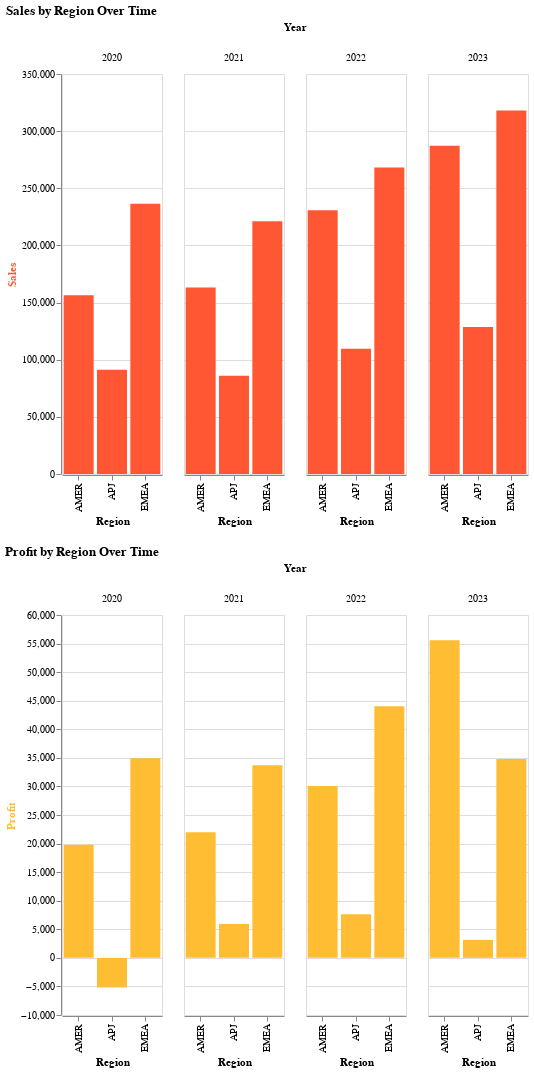

The notebook cell this image was saved under:
### Markdown cell above
#### **Analisis Sales vs Profit by Year and Region**

### Code cell
# Aggregate sales and profit by year and region
sales_profit_by_year_region = df.groupby(['Year', 'Region'])[['Sales', 'Profit']].sum().reset_index()

# Create the Altair chart for sales
sales_chart = alt.Chart(sales_profit_by_year_region).mark_bar().encode(
    x=alt.X('Region:N', title='Region'),
    y=alt.Y('Sales:Q', title='Sales', axis=alt.Axis(titleColor='#FF5733')),
    color=alt.value('#FF5733'),  # Color for sales
    column=alt.Column('Year:O', title='Year'),
    tooltip=[alt.Tooltip('Sales:Q', title='Sales', format='.2f')]
).properties(
    title='Sales by Region Over Time',
    width=100,  # Adjust width of each column if needed
    height=400
)

# Create the Altair chart for profit
profit_chart = alt.Chart(sales_profit_by_year_region).mark_bar().encode(
    x=alt.X('Region:N', title='Region'),
    y=alt.Y('Profit:Q', title='Profit', axis=alt.Axis(titleColor='#FFBD33')),
    color=alt.value('#FFBD33'),  # Color for profit
    column=alt.Column('Year:O', title='Year'),
    tooltip=[alt.Tooltip('Profit:Q', title='Profit', format='.2f')]
).properties(
    title='Profit by Region Over Time',
    width=100,  
    height=400
)

# Layer the charts with dual axes
chart = (sales_chart & profit_chart).resolve_scale(
    y='independent'  # Use independent y-axes
)

chart

### Figure 1 — Vega specification as saved in the notebook (floating-point values rounded to 4 significant figures)
{"$schema": "https://vega.github.io/schema/vega/v5.json", "data": [{"name": "source_0"}, {"name": "data_0", "values": [{"Year": 2020, "Region": "AMER", "Sales": 156500.0, "Profit": 19800.0, "Sales_start": 0.0, "Sales_end": 156500.0}, {"Year": 2020, "Region": "APJ", "Sales": 91280.0, "Profit": -5180.0, "Sales_start": 0.0, "Sales_end": 91280.0}, {"Year": 2020, "Region": "EMEA", "Sales": 236500.0, "Profit": 34930.0, "Sales_start": 0.0, "Sales_end": 236500.0}, {"Year": 2021, "Region": "AMER", "Sales": 163300.0, "Profit": 21980.0, "Sales_start": 0.0, "Sales_end": 163300.0}, {"Year": 2021, "Region": "APJ", "Sales": 86000.0, "Profit": 5913.0, "Sales_start": 0.0, "Sales_end": 86000.0}, {"Year": 2021, "Region": "EMEA", "Sales": 221300.0, "Profit": 33720.0, "Sales_start": 0.0, "Sales_end": 221300.0}, {"Year": 2022, "Region": "AMER", "Sales": 230800.0, "Profit": 30060.0, "Sales_start": 0.0, "Sales_end": 230800.0}, {"Year": 2022, "Region": "APJ", "Sales": 109500.0, "Profit": 7636.0, "Sales_start": 0.0, "Sales_end": 109500.0}, {"Year": 2022, "Region": "EMEA", "Sales": 268100.0, "Profit": 44030.0, "Sales_start": 0.0, "Sales_end": 268100.0}, {"Year": 2023, "Region": "AMER", "Sales": 287300.0, "Profit": 55580.0, "Sales_start": 0.0, "Sales_end": 287300.0}, {"Year": 2023, "Region": "APJ", "Sales": 128700.0, "Profit": 3144.0, "Sales_start": 0.0, "Sales_end": 128700.0}, {"Year": 2023, "Region": "EMEA", "Sales": 318000.0, "Profit": 34780.0, "Sales_start": 0.0, "Sales_end": 318000.0}]}, {"name": "concat_0_column_domain", "values": [{"Year": 2020, "count": 3}, {"Year": 2021, "count": 3}, {"Year": 2022, "count": 3}, {"Year": 2023, "count": 3}]}, {"name": "data_2", "values": [{"Year": 2020, "Region": "AMER", "Sales": 156500.0, "Profit": 19800.0, "Profit_start": 0.0, "Profit_end": 19800.0}, {"Year": 2020, "Region": "APJ", "Sales": 91280.0, "Profit": -5180.0, "Profit_start": 0.0, "Profit_end": -5180.0}, {"Year": 2020, "Region": "EMEA", "Sales": 236500.0, "Profit": 34930.0, "Profit_start": 0.0, "Profit_end": 34930.0}, {"Year": 2021, "Region": "AMER", "Sales": 163300.0, "Profit": 21980.0, "Profit_start": 0.0, "Profit_end": 21980.0}, {"Year": 2021, "Region": "APJ", "Sales": 86000.0, "Profit": 5913.0, "Profit_start": 0.0, "Profit_end": 5913.0}, {"Year": 2021, "Region": "EMEA", "Sales": 221300.0, "Profit": 33720.0, "Profit_start": 0.0, "Profit_end": 33720.0}, {"Year": 2022, "Region": "AMER", "Sales": 230800.0, "Profit": 30060.0, "Profit_start": 0.0, "Profit_end": 30060.0}, {"Year": 2022, "Region": "APJ", "Sales": 109500.0, "Profit": 7636.0, "Profit_start": 0.0, "Profit_end": 7636.0}, {"Year": 2022, "Region": "EMEA", "Sales": 268100.0, "Profit": 44030.0, "Profit_start": 0.0, "Profit_end": 44030.0}, {"Year": 2023, "Region": "AMER", "Sales": 287300.0, "Profit": 55580.0, "Profit_start": 0.0, "Profit_end": 55580.0}, {"Year": 2023, "Region": "APJ", "Sales": 128700.0, "Profit": 3144.0, "Profit_start": 0.0, "Profit_end": 3144.0}, {"Year": 2023, "Region": "EMEA", "Sales": 318000.0, "Profit": 34780.0, "Profit_start": 0.0, "Profit_end": 34780.0}]}, {"name": "concat_1_column_domain", "values": [{"Year": 2020, "count": 3}, {"Year": 2021, "count": 3}, {"Year": 2022, "count": 3}, {"Year": 2023, "count": 3}]}, {"name": "data_0_concat_0_x_domain_Region", "values": [{"Region": "AMER"}, {"Region": "APJ"}, {"Region": "EMEA"}]}, {"name": "data_2_concat_1_x_domain_Region", "values": [{"Region": "AMER"}, {"Region": "APJ"}, {"Region": "EMEA"}]}], "signals": [{"name": "concat_0_child_width", "value": 100}, {"name": "concat_0_child_height", "value": 400}, {"name": "concat_1_child_width", "value": 100}, {"name": "concat_1_child_height", "value": 400}], "marks": [{"type": "group", "name": "concat_0_group", "marks": [{"type": "group", "name": "column-title", "title": {"text": "Year", "style": "guide-title", "offset": 10}, "role": "column-title"}, {"type": "group", "name": "concat_0_row_header", "encode": {"update": {"height": {"signal": "concat_0_child_height"}}}, "axes": [{"scale": "concat_0_y", "title": "Sales", "titleColor": "#FF5733", "zindex": 0, "tickCount": {"signal": "ceil(concat_0_child_height/40)"}, "grid": false, "labelOverlap": true, "orient": "left"}], "role": "row-header"}, {"type": "group", "name": "concat_0_column_header", "from": {"data": "concat_0_column_domain"}, "sort": {"field": "datum[\"Year\"]", "order": "ascending"}, "encode": {"update": {"width": {"signal": "concat_0_child_width"}}}, "title": {"text": {"signal": "isValid(parent[\"Year\"]) ? parent[\"Year\"] : \"\"+parent[\"Year\"]"}, "style": "guide-label", "frame": "group", "offset": 10}, "role": "column-header"}, {"type": "group", "name": "concat_0_column_footer", "from": {"data": "concat_0_column_domain"}, "sort": {"field": "datum[\"Year\"]", "order": "ascending"}, "encode": {"update": {"width": {"signal": "concat_0_child_width"}}}, "axes": [{"scale": "concat_0_x", "orient": "bottom", "labelAlign": "right", "labelAngle": 270, "labelBaseline": "middle", "grid": false, "zindex": 0, "title": "Region"}], "role": "column-footer"}, {"type": "group", "name": "concat_0_cell", "from": {"facet": {"data": "data_0", "name": "concat_0_facet", "groupby": ["Year"]}}, "sort": {"field": ["datum[\"Year\"]"], "order": ["ascending"]}, "encode": {"update": {"height": {"signal": "concat_0_child_height"}, "width": {"signal": "concat_0_child_width"}}}, "marks": [{"type": "rect", "name": "concat_0_child_marks", "from": {"data": "concat_0_facet"}, "encode": {"update": {"tooltip": {"signal": "{\"Sales\": format(datum[\"Sales\"], \".2f\")}"}, "description": {"signal": "\"Region: \" + (isValid(datum[\"Region\"]) ? datum[\"Region\"] : \"\"+datum[\"Region\"]) + \"; Sales: \" + (format(datum[\"Sales\"], \"\"))"}, "y": {"field": "Sales_end", "scale": "concat_0_y"}, "ariaRoleDescription": {"value": "bar"}, "fill": {"value": "#FF5733"}, "y2": {"field": "Sales_start", "scale": "concat_0_y"}, "width": {"signal": "max(0.25, bandwidth('concat_0_x'))"}, "x": {"field": "Region", "scale": "concat_0_x"}}}, "style": ["bar"]}], "axes": [{"scale": "concat_0_y", "tickCount": {"signal": "ceil(concat_0_child_height/40)"}, "domain": false, "labels": false, "minExtent": 0, "grid": true, "maxExtent": 0, "gridScale": "concat_0_x", "ticks": false, "aria": false, "zindex": 0, "orient": "left"}], "style": "cell"}], "title": {"text": "Sales by Region Over Time", "anchor": "start"}, "layout": {"padding": 20, "offset": {"columnTitle": 10}, "columns": {"signal": "length(data('concat_0_column_domain'))"}, "bounds": "full", "align": "all"}}, {"type": "group", "name": "concat_1_group", "marks": [{"type": "group", "name": "column-title", "title": {"text": "Year", "offset": 10, "style": "guide-title"}, "role": "column-title"}, {"type": "group", "name": "concat_1_row_header", "encode": {"update": {"height": {"signal": "concat_1_child_height"}}}, "axes": [{"scale": "concat_1_y", "title": "Profit", "labelOverlap": true, "tickCount": {"signal": "ceil(concat_1_child_height/40)"}, "grid": false, "zindex": 0, "orient": "left", "titleColor": "#FFBD33"}], "role": "row-header"}, {"type": "group", "name": "concat_1_column_header", "from": {"data": "concat_1_column_domain"}, "sort": {"field": "datum[\"Year\"]", "order": "ascending"}, "encode": {"update": {"width": {"signal": "concat_1_child_width"}}}, "title": {"text": {"signal": "isValid(parent[\"Year\"]) ? parent[\"Year\"] : \"\"+parent[\"Year\"]"}, "offset": 10, "frame": "group", "style": "guide-label"}, "role": "column-header"}, {"type": "group", "name": "concat_1_column_footer", "from": {"data": "concat_1_column_domain"}, "sort": {"field": "datum[\"Year\"]", "order": "ascending"}, "encode": {"update": {"width": {"signal": "concat_1_child_width"}}}, "axes": [{"scale": "concat_1_x", "orient": "bottom", "title": "Region", "labelAngle": 270, "labelBaseline": "middle", "zindex": 0, "labelAlign": "right", "grid": false}], "role": "column-footer"}, {"type": "group", "name": "concat_1_cell", "from": {"facet": {"data": "data_2", "name": "concat_1_facet", "groupby": ["Year"]}}, "sort": {"field": ["datum[\"Year\"]"], "order": ["ascending"]}, "encode": {"update": {"width": {"signal": "concat_1_child_width"}, "height": {"signal": "concat_1_child_height"}}}, "marks": [{"type": "rect", "name": "concat_1_child_marks", "from": {"data": "concat_1_facet"}, "encode": {"update": {"y2": {"field": "Profit_start", "scale": "concat_1_y"}, "tooltip": {"signal": "{\"Profit\": format(datum[\"Profit\"], \".2f\")}"}, "fill": {"value": "#FFBD33"}, "width": {"signal": "max(0.25, bandwidth('concat_1_x'))"}, "description": {"signal": "\"Region: \" + (isValid(datum[\"Region\"]) ? datum[\"Region\"] : \"\"+datum[\"Region\"]) + \"; Profit: \" + (format(datum[\"Profit\"], \"\"))"}, "ariaRoleDescription": {"value": "bar"}, "y": {"field": "Profit_end", "scale": "concat_1_y"}, "x": {"field": "Region", "scale": "concat_1_x"}}}, "style": ["bar"]}], "axes": [{"scale": "concat_1_y", "gridScale": "concat_1_x", "minExtent": 0, "domain": false, "tickCount": {"signal": "ceil(concat_1_child_height/40)"}, "orient": "left", "aria": false, "maxExtent": 0, "ticks": false, "grid": true, "labels": false, "zindex": 0}], "style": "cell"}], "title": {"text": "Profit by Region Over Time", "anchor": "start"}, "layout": {"padding": 20, "offset": {"columnTitle": 10}, "columns": {"signal": "length(data('concat_1_column_domain'))"}, "bounds": "full", "align": "all"}}], "scales": [{"name": "concat_0_x", "type": "band", "domain": {"data": "data_0_concat_0_x_domain_Region", "field": "Region", "sort": true}, "range": [0, {"signal": "concat_0_child_width"}], "paddingOuter": 0.05, "paddingInner": 0.1}, {"name": "concat_0_y", "type": "linear", "domain": {"data": "data_0", "fields": ["Sales_start", "Sales_end"]}, "range": [{"signal": "concat_0_child_height"}, 0], "zero": true, "nice": true}, {"name": "concat_1_x", "type": "band", "domain": {"data": "data_2_concat_1_x_domain_Region", "field": "Region", "sort": true}, "range": [0, {"signal": "concat_1_child_width"}], "paddingOuter": 0.05, "paddingInner": 0.1}, {"name": "concat_1_y", "type": "linear", "domain": {"data": "data_2", "fields": ["Profit_start", "Profit_end"]}, "range": [{"signal": "concat_1_child_height"}, 0], "zero": true, "nice": true}], "padding": 5, "background": "white", "layout": {"padding": 20, "columns": 1, "bounds": "full", "align": "each"}}
